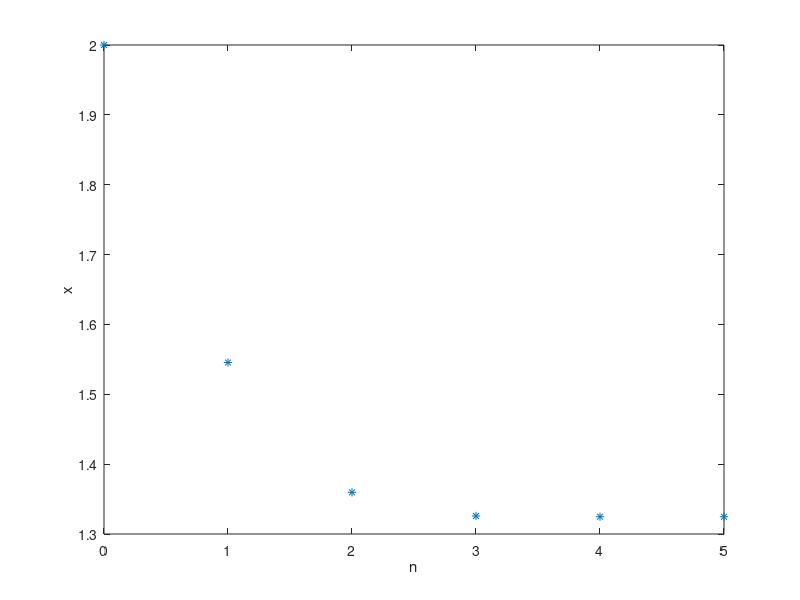

Reproduce this figure in MATLAB.
% Newton - Raphson Method
function [t,count] = MM220T1()
x(1) = 2;
tol = 0.001;
n = 10;
count = 0;
for i = 1:n
    k = x(i);
    x(i+1) = x(i) - ((k.^3 - k - 1)./(3*k.^2 - 1));
    count = count + 1;
    if (abs(x(i+1) - x(i)) < tol)
        t = x(i);
        break;
    end
end
n1 = [0:1:count];
plot(n1,x, '*')
xlabel('n');
ylabel('x')
end
